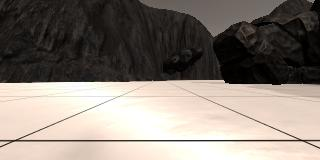
#> input picture calibration_images/example_grid1.jpg, 320 x 160 px
$ python testing.py   (older library calls are emulated)
#> lines starting #> are read from the running program, lines starting #| are printed output that depends on the picture; after the words box and inside, x2 and y2 are one past the last pixel; in counts of white or black regions, pixels touching at a corner belong together
import cv2 # openCV for perspective transform
import numpy as np
import matplotlib.image as mpimg
import matplotlib.pyplot as plt
import scipy.misc #for saving images as needed
import glob #for reading in a list of images as folder
#import imageio
#imageio.plugins.ffmpeg.download()
from email.mime import image
#from turtle import width
#import tkinter as TK


#Calibration data:
#in the simulator you can toggle on a grid on the ground for calibration
#you can also toggle on the rock samples using the 0 key
#here is an example of the grid and one of the rocks
example_grid= "../calibration_images/example_grid1.jpg"
example_rock = "../calibration_images/example_rock1.jpg"
grid_img = mpimg.imread(example_grid)
#> grid_img is the input picture: shape (160, 320, 3); mean R, G, B 135.1, 126.3, 118.3
rock_img = mpimg.imread(example_rock)
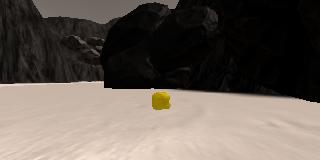
#> input picture calibration_images/example_rock1.jpg, 320 x 160 px
#> rock_img is the input picture: shape (160, 320, 3); mean R, G, B 102.3, 93, 85.2

def color_thresh_obstacles(img, rgb_thresh=(160, 160, 160)):
    # Create an array of zeros same xy size as img, but single channel
#> called with rgb_thresh = (160, 160, 160)
    color_select = np.zeros_like(img[:,:,0])
    # Require that each pixel be above all three threshold values in RGB
    # above_thresh will now contain a boolean array with "True"
    # where threshold was met
    above_thresh = (img[:,:,0] < rgb_thresh[0]) \
                & (img[:,:,1] < rgb_thresh[1]) \
                & (img[:,:,2] < rgb_thresh[2])
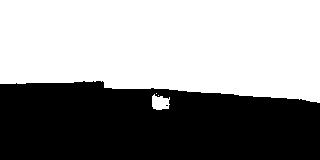
#> above_thresh: shape (160, 320) bool; 56.7% white; 2 black regions (1 under 20 px), largest, box (x1, y1, x2, y2) and area: (0, 81, 320, 160) 22145
    # Index the array of zeros with the boolean array and set to 1
    color_select[above_thresh] = 1
    # Return the binary image
    return color_select

K = color_thresh_obstacles(rock_img)
plt.imshow(K)
plt.show()
